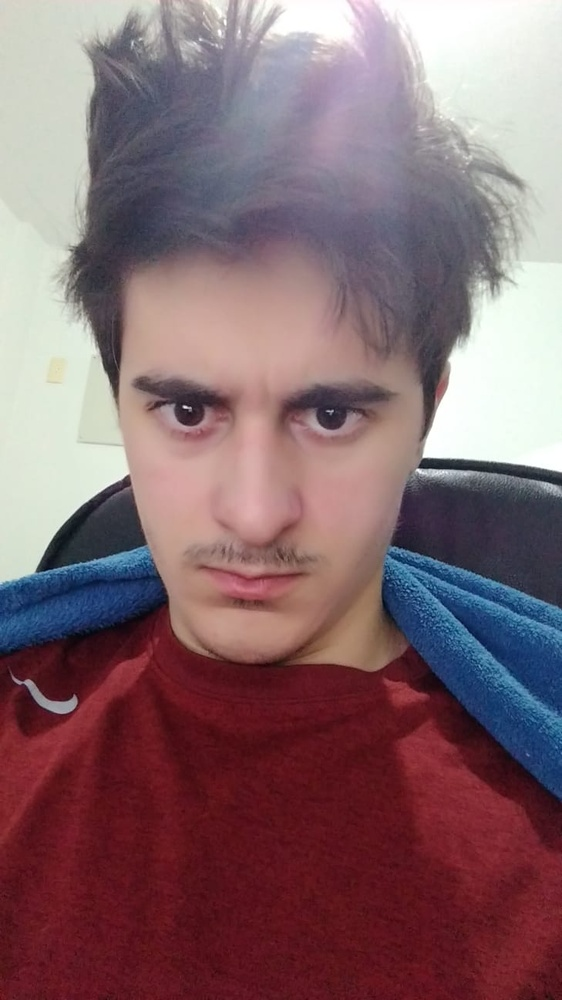
#> input picture Maicon1.jpeg, 562 x 1000 px, shrunk from 729 x 1296 before the run; its folder holds only this picture in this run
$ python TesteFacial.py
#> lines starting #> are read from the running program, lines starting #| are printed output that depends on the picture; after the words box and inside, x2 and y2 are one past the last pixel; in counts of white or black regions, pixels touching at a corner belong together
import cv2

cascade_path = 'haarcascade_frontalface_default.xml'

for i in range(10):
    print(i)
    image_path = 'Maicon' + str(i+1) + '.jpeg'

    clf = cv2.CascadeClassifier(cascade_path)
    img = cv2.imread(image_path)
#> img is the input picture: shape (1000, 562, 3); mean B, G, R 110.2, 104.7, 132.8
    gray = cv2.cvtColor(img, cv2.COLOR_BGR2GRAY)
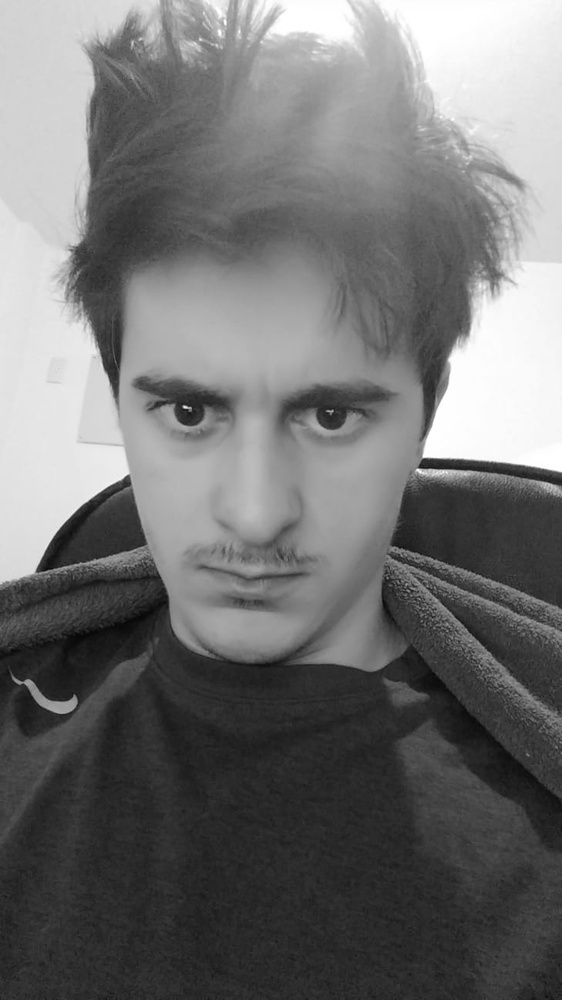
#> gray: shape (1000, 562); min 4, max 255, mean 113.7

    faces = clf.detectMultiScale(gray, 1.3, 10)
#> faces = [[56, 264, 395, 395]]

    for (x, y, w, h) in faces:
        img = cv2.rectangle(img, (x, y), (x + w, y + h), (255, 255, 0), 2)
#> this loop made 1 pass
#> pass 1, `img = cv2.rectangle(img, (x, y), (x + w, y + h), (255, 255, 0), 2)`:
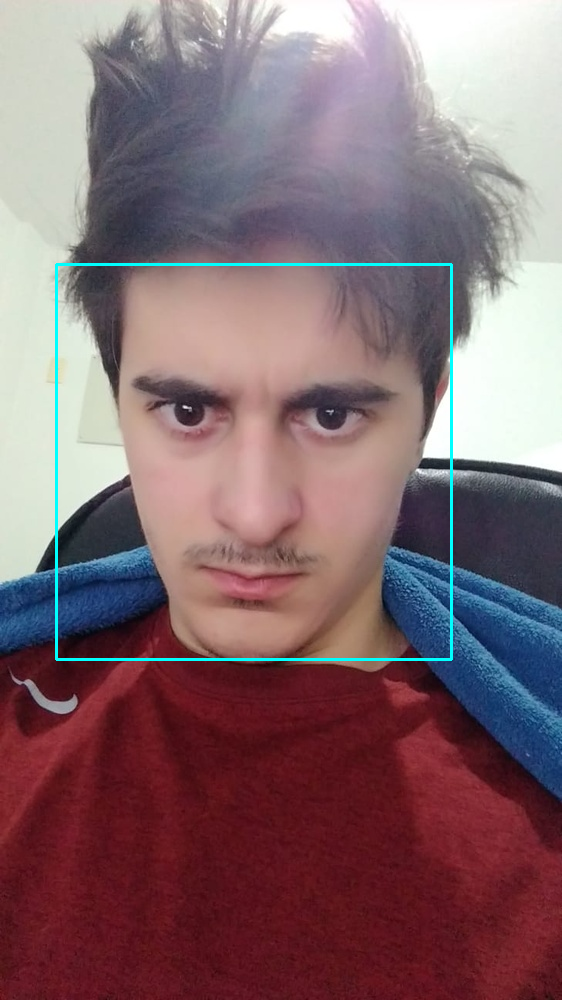
#> img: shape (1000, 562, 3); 0.84% of pixels changed, all inside (x1, y1, x2, y2) = (55, 263, 453, 661)
#> (the run stopped early here; a loop or call above may not have finished)
